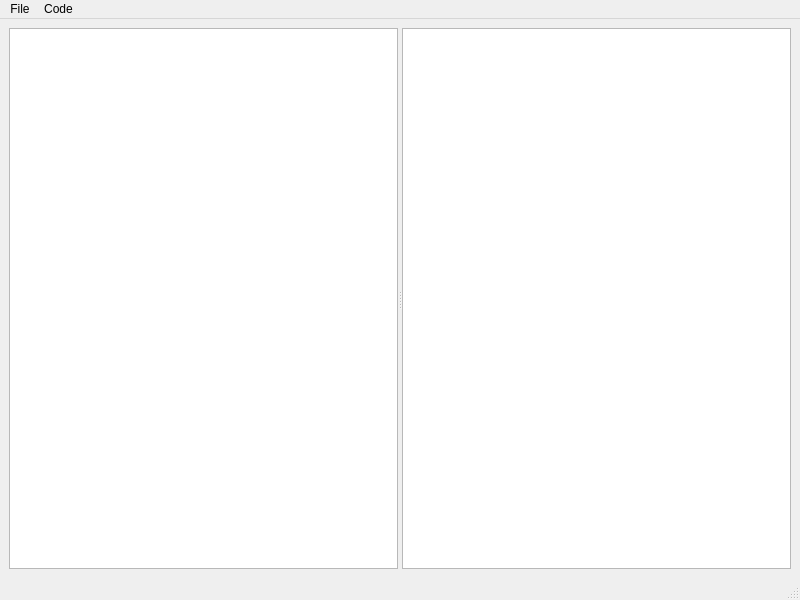
<?xml version="1.0" encoding="UTF-8"?>
<ui version="4.0">
 <class>MainWindow</class>
 <widget class="QMainWindow" name="MainWindow">
  <property name="geometry">
   <rect>
    <x>0</x>
    <y>0</y>
    <width>800</width>
    <height>600</height>
   </rect>
  </property>
  <property name="windowTitle">
   <string>MainWindow</string>
  </property>
  <widget class="QWidget" name="centralwidget">
   <layout class="QVBoxLayout" name="verticalLayout">
    <item>
     <widget class="QSplitter" name="splitter">
      <property name="orientation">
       <enum>Qt::Horizontal</enum>
      </property>
      <widget class="QPlainTextEdit" name="plainTextEdit"/>
      <widget class="QTreeView" name="treeView"/>
     </widget>
    </item>
   </layout>
  </widget>
  <widget class="QMenuBar" name="menubar">
   <property name="geometry">
    <rect>
     <x>0</x>
     <y>0</y>
     <width>800</width>
     <height>25</height>
    </rect>
   </property>
   <widget class="QMenu" name="menuFile">
    <property name="title">
     <string>File</string>
    </property>
    <addaction name="actionExit"/>
   </widget>
   <widget class="QMenu" name="menuCode">
    <property name="title">
     <string>Code</string>
    </property>
    <addaction name="actionParse"/>
   </widget>
   <addaction name="menuFile"/>
   <addaction name="menuCode"/>
  </widget>
  <widget class="QStatusBar" name="statusbar"/>
  <action name="actionParse">
   <property name="text">
    <string>Parse</string>
   </property>
   <property name="shortcut">
    <string>F5</string>
   </property>
  </action>
  <action name="actionExit">
   <property name="text">
    <string>Exit</string>
   </property>
  </action>
 </widget>
 <resources/>
 <connections>
  <connection>
   <sender>actionExit</sender>
   <signal>triggered()</signal>
   <receiver>MainWindow</receiver>
   <slot>close()</slot>
   <hints>
    <hint type="sourcelabel">
     <x>-1</x>
     <y>-1</y>
    </hint>
    <hint type="destinationlabel">
     <x>399</x>
     <y>299</y>
    </hint>
   </hints>
  </connection>
 </connections>
</ui>
